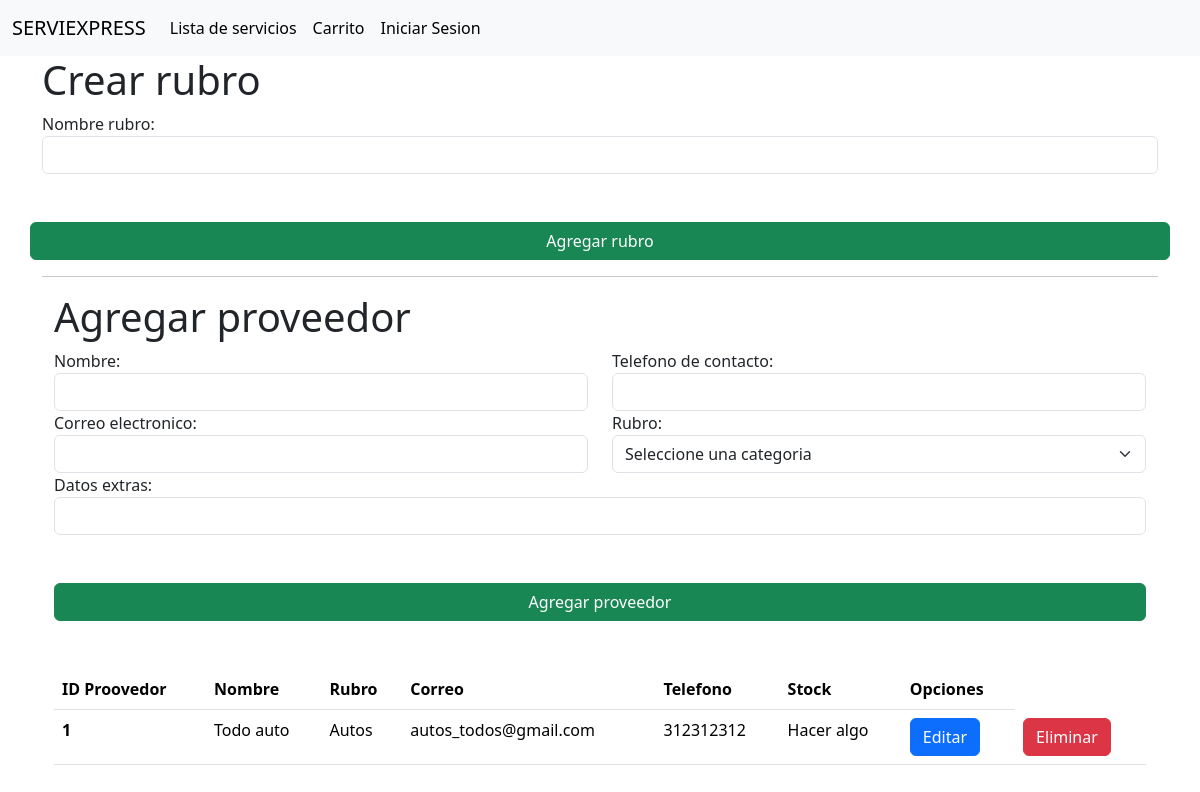
The page /taller/crud/proveedores on the database as committed earlier.
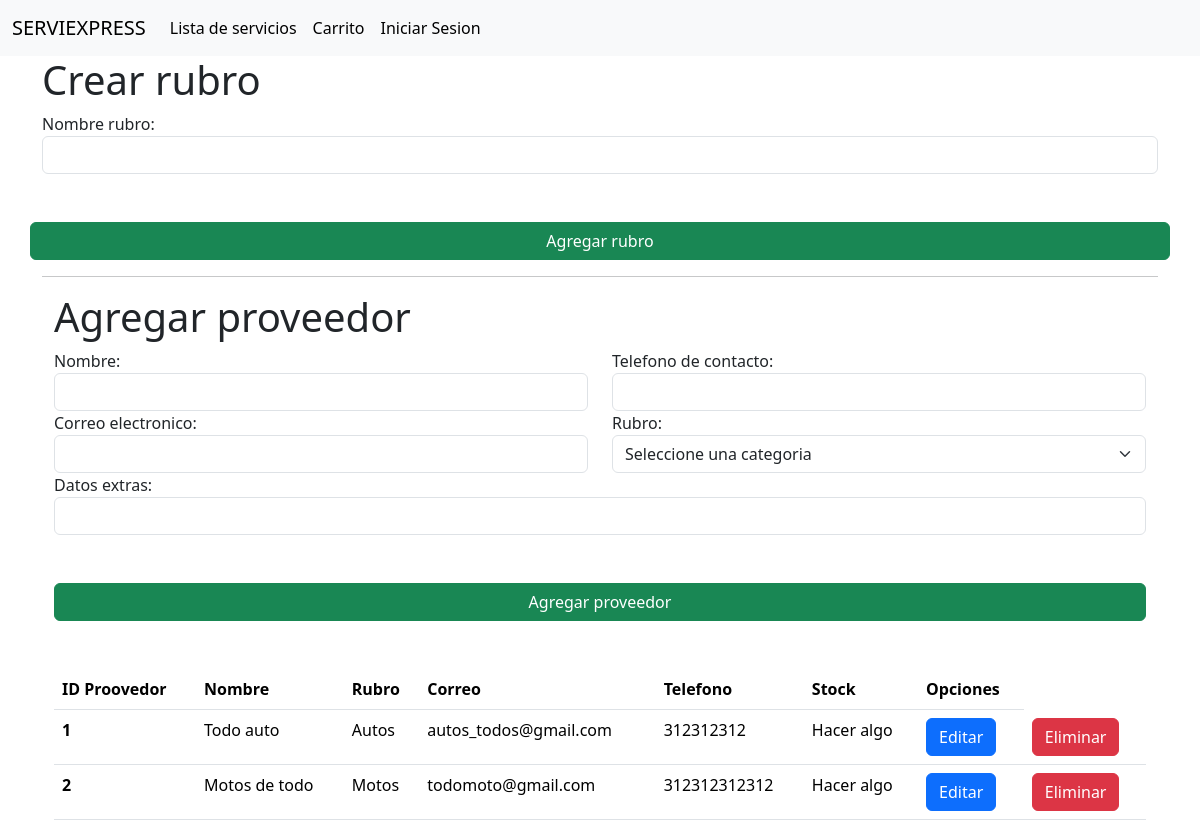
The same page on the database as committed later.
### taller/models.py (models this page shows, shortened)
class Proveedor(models.Model):
    id_proveedor = models.AutoField(primary_key=True)
    nombre_proveedor = models.CharField(max_length=200)
    rubro = models.ForeignKey(Rubro, on_delete=models.CASCADE)
    telefono = models.IntegerField()
    correo_electronico = models.CharField(max_length=200)
    informacion_extra = models.CharField(max_length=200, null=True, blank=True)

class Rubro(models.Model):
    id_rubro = models.AutoField(primary_key=True)
    nombre_rubro = models.CharField(max_length=200)

### taller/views.py (the view)
# urls.py: path("crud/proveedores", views.crudProveedores, name="crudProveedores"),
def crudProveedores(request):
    vRubros = Rubro.objects.all
    vProveedores = Proveedor.objects.all
    template = loader.get_template("taller/crudProveedores.html")
    context = {"proveedores": vProveedores, "rubros": vRubros}
    return HttpResponse(template.render(context, request))

### taller/templates/taller/crudProveedores.html (shortened to what this page needs)
{% extends "./base.html"%}
{% load static %}
{% block body%}
    <div class="container">
        <h1>Crear rubro</h1>
        <form id="formAgregar" action="proveedores/agregarRubroForm" method="POST" enctype="multipart/form-data">{% csrf_token %}
            <div class="row">
                <div class="col-md-12">
                    <label for="txtNombreRubro">Nombre rubro:</label>
                    <input name="txtNombreRubro" id="txtNombreRubro" type="text" class="form-control">
                </div>
            <button class="btn btn-success mt-5 w-100">Agregar rubro</button>
        </form>
    </div>
    <hr>
    <div class="container mt-3">
        <h1>Agregar proveedor</h1>
        <form id="formAgregar" action="proveedores/agregarProveedorForm" method="POST" enctype="multipart/form-data">{% csrf_token %}
            <div class="row">
                <div class="col-md-6">
                    <label for="txtNombreProveedor">Nombre:</label>
                    <input name="txtNombreProveedor" id="txtNombreProveedor" type="text" class="form-control">
                </div>
                <div class="col-md-6">
                    <label for="txtTelefono">Telefono de contacto:</label>
                    <input name="txtTelefono" id="txtTelefono" type="number" class="form-control">
                </div>
                <div class="col-md-6">
                    <label for="txtCorreo">Correo electronico:</label>
                    <input name="txtCorreo" id="txtCorreo" type="text" class="form-control">
                </div>
                <div class="col-md-6">
                    <label for="cmbRubro">Rubro:</label>
                    <select id="cmbRubro" name="cmbRubro" class="form-select" aria-label="Default select example">
                        <option disabled selected>Seleccione una categoria</option>
                      </select>
                </div>
                <div class="col-md-12">
                    <label for="txtDatosExtras">Datos extras:</label>
                    <input name="txtDatosExtras" id="txtDatosExtras" type="text" class="form-control">
                </div>
            </div>
            <button class="btn btn-success mt-5 w-100">Agregar proveedor</button>
        </form>
    </div>
<div class="container mt-5">
    <table class="table">
        <thead>
          <tr>
            <th scope="col">ID Proovedor</th>
            <th scope="col">Nombre</th>
            <th scope="col">Rubro</th>
            <th scope="col">Correo</th>
            <th scope="col">Telefono</th>
            <th scope="col">Stock</th>
            <th scope="col">Opciones</th>
          </tr>
        </thead>
        <tbody>
           {% for p in proveedores %}
          <tr>
            <th scope="row">{{p.id_proveedor}}</th>
            <td>{{p.nombre_proveedor}}</td>
            <td>{{p.rubro.nombre_rubro}}</td>
            <td>{{p.correo_electronico}}</td>
            <td>{{p.telefono}}</td>
            <td>Hacer algo</td>
            <td><a href="editarProducto/{{p.id_producto}}" class="btn btn-primary">Editar</a></td>
            <td><a href="proveedores/eliminarProveedor/{{p.id_proveedor}}" class="btn btn-danger">Eliminar</a></td>
          </tr>
            {% endfor %}
        </tbody>
      </table>
</div>
{% endblock %}

Rows that differ between the two databases and show on the page:
added Proveedor: id_proveedor "2", nombre_proveedor "Motos de todo", rubro.nombre_rubro "Motos", correo_electronico "todomoto@gmail.com", telefono "312312312312"
